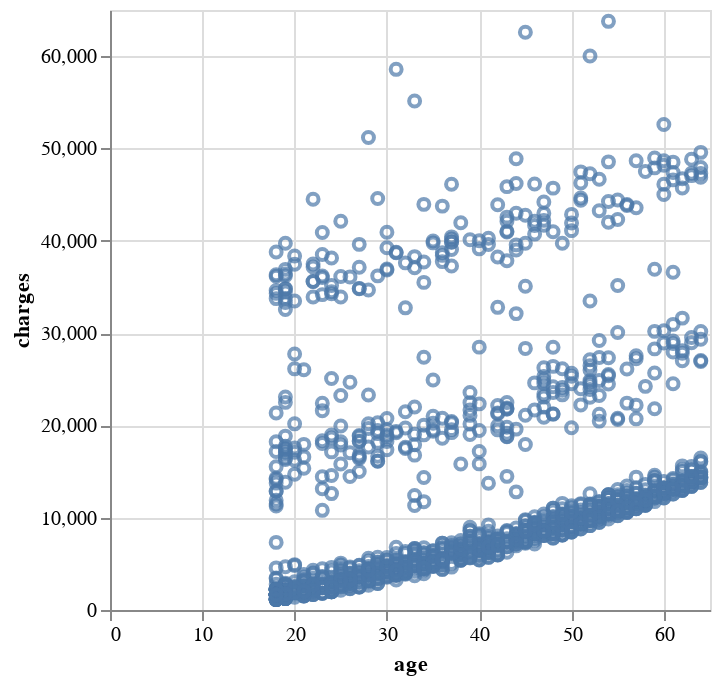

The notebook cell saved with this chart:
### Markdown cell above
#### O) Create a scatterplot with „charges“ vs age. Comment this plot.

### Code cell
df.plot.scatter(x="age", y="charges")

### Figure 1 — Vega-Lite specification as saved in the notebook (floating-point values rounded to 4 significant figures; data arrays with more than 128 entries replaced by an {"elided": "..."} marker saying what was removed)
{"config": {"view": {"continuousWidth": 300, "continuousHeight": 300}}, "data": {"name": "data-8f66174cfbfb7f5d7872bfc07b0a86b3"}, "mark": {"type": "point", "tooltip": true}, "encoding": {"x": {"field": "age", "type": "quantitative"}, "y": {"field": "charges", "type": "quantitative"}}, "params": [{"name": "param_20", "select": {"type": "interval", "encodings": ["x", "y"]}, "bind": "scales"}], "$schema": "https://vega.github.io/schema/vega-lite/v5.20.1.json", "datasets": {"data-8f66174cfbfb7f5d7872bfc07b0a86b3": {"elided": "1333 records"}}}
